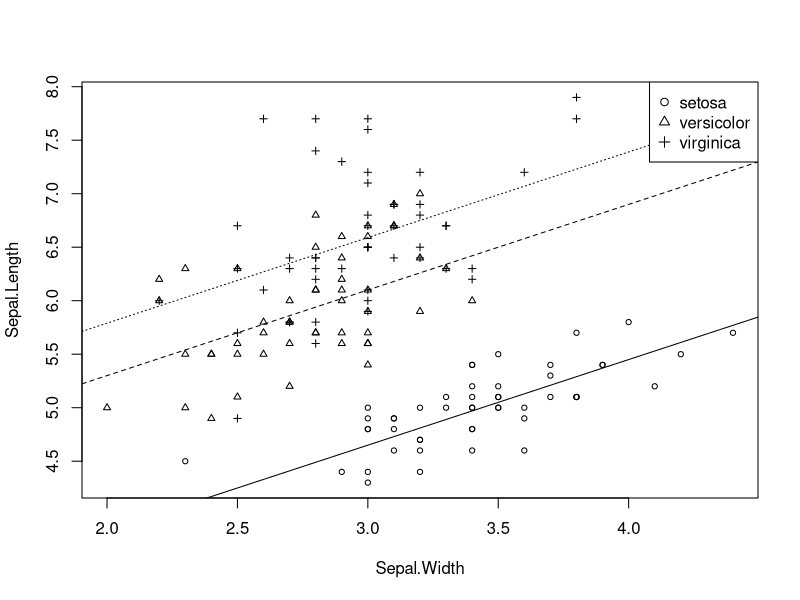
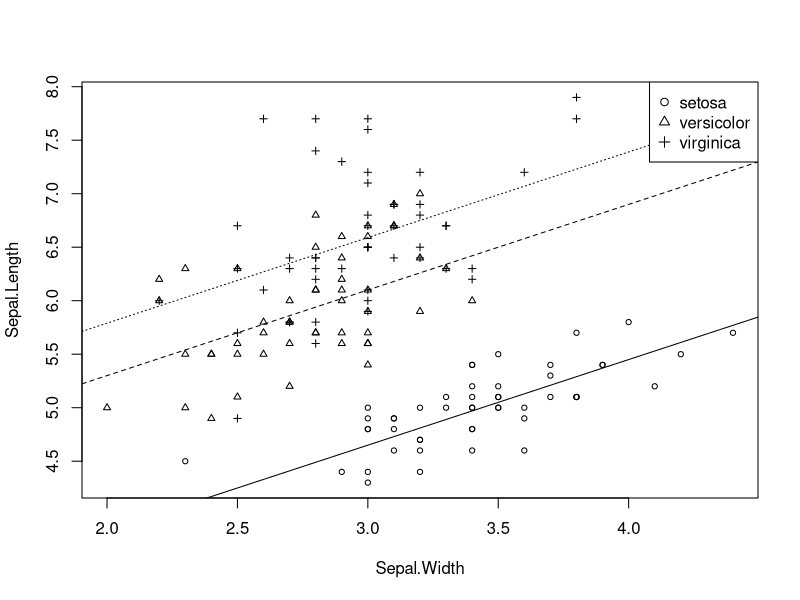

Write R code to recreate these figures, in order.
(m<-lm(Sepal.Length ~ Sepal.Width + Petal.Length + Petal.Width, data=iris)) 

summary(m) 

(m<-lm(Sepal.Length ~ ., data=iris)) 
summary(m) 


model.matrix(m)[c(1, 51, 101), ]



anova(m) 


with(iris, plot(Sepal.Width, Sepal.Length, 
                cex=.7,
                pch=as.numeric(Species)))
as.numeric(iris$Species) 


m<-lm(Sepal.Length ~ Sepal.Width + Species, data=iris) 
coef(m)



abline(2.25, 0.80, lty=1) 
abline(2.25+1.45,0.80,lty=2)
abline(2.25+1.94,0.80,lty=3)

legend("topright", levels(iris$Species), pch=1:3, bg="white")
levels(iris$Species)


with(iris, plot(Sepal.Width, Sepal.Length, 
                cex=.7,
                pch=as.numeric(Species)))

coef(m)
abline(2.25, 0.80, lty=1) 
abline(2.25 + 1.45, 0.80, lty=2) 
abline(2.25 + 1.94, 0.80, lty=3) 
legend("topright", levels(iris$Species), pch=1:3, bg="white")
